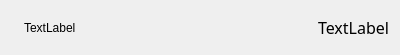
<?xml version="1.0" encoding="UTF-8"?>
<ui version="4.0">
 <class>gameenddataitem</class>
 <widget class="QWidget" name="gameenddataitem">
  <property name="geometry">
   <rect>
    <x>0</x>
    <y>0</y>
    <width>400</width>
    <height>55</height>
   </rect>
  </property>
  <property name="windowTitle">
   <string>Form</string>
  </property>
  <layout class="QHBoxLayout" name="horizontalLayout" stretch="1,1">
   <item>
    <widget class="QLabel" name="title">
     <property name="styleSheet">
      <string notr="true">padding-left:10px;
</string>
     </property>
     <property name="text">
      <string>TextLabel</string>
     </property>
    </widget>
   </item>
   <item>
    <widget class="QLabel" name="value">
     <property name="font">
      <font>
       <family>Adobe Caslon Pro</family>
       <pointsize>12</pointsize>
      </font>
     </property>
     <property name="styleSheet">
      <string notr="true"/>
     </property>
     <property name="text">
      <string>TextLabel</string>
     </property>
     <property name="alignment">
      <set>Qt::AlignRight|Qt::AlignTrailing|Qt::AlignVCenter</set>
     </property>
    </widget>
   </item>
  </layout>
 </widget>
 <resources/>
 <connections/>
</ui>
